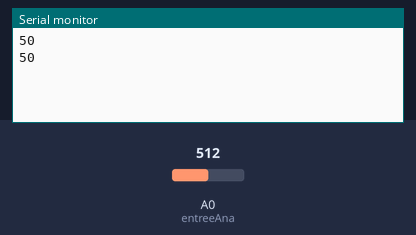
Recording of a sketch running on a simulated Arduino Uno, built with avr-gcc and run on an emulated ATmega328P. On the bench: the last lines printed to the serial monitor. The test bench sets the inputs (shaded band); at power-on: A0 (entreeAna) = 512.

Above: at 1.8 s.
1.9 s: A0 (entreeAna) set to 716
At 2.8 s:
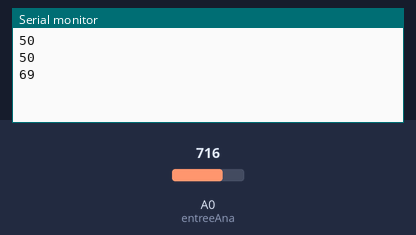
3.4 s: A0 (entreeAna) set to 900
At 4.5 s:
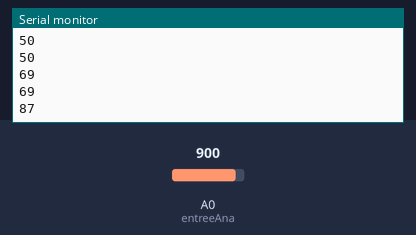
Timing chart, 0 to 6.4 s (numbered marks = the images above; inputs shaded):
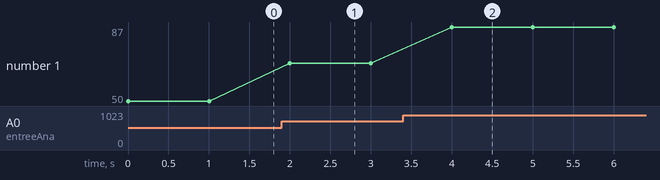

Measured:
- after the input at 1.9 s, the serial monitor: prints a new line after 0.10 s (image 1)
- after the input at 3.4 s, the serial monitor: prints a new line after 0.60 s (image 2)
- plotted number 1: 50 → 69 after the input at 1.9 s, 69 → 87 after the input at 3.4 s

The sketch:

GuiDuino_galva.ino
```cpp
int entreeAna = 0; // définition de l'entrée analogique numero 0 de l'arduino
int voltage; // la variable ou nous mettrons la valeur à transmetre
             // a l'interface graphique

void setup()
{
  Serial.begin(9600); // Initialisation de la liaison série
  pinMode(entreeAna, INPUT); // Mettre la pin 0A en mode entrée
}

void loop()
{
  voltage = (analogRead(entreeAna))/10.24; // lire la valeur analogique

  Serial.println(voltage); // l'envoi de la donnée

  delay(1000);
  Serial.flush(); // vidé le buffer USB
}
```
